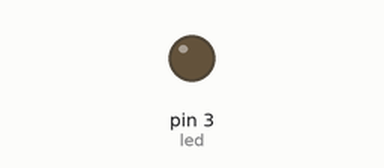
A sketch run on a simulated Arduino Uno, built with avr-gcc and run on an emulated ATmega328P. Shown: output pins drawn as LEDs (lit = HIGH).

Above: at 0.05 s.
Timing chart, 0 to 3.0 s (numbered marks = the images above):
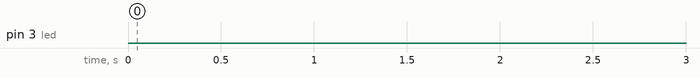

Measured:
- by itself, pin 3 (led): LOW → HIGH at 33.0 s

The sketch:

Blink.ino
```cpp
int led=3;
int oldMillis;
int interval=500;

void setup() {
    pinMode(led, OUTPUT);
}

void blink() {
    if (millis()-oldMillis>=interval) {
        digitalWrite(led, HIGH);
        oldMillis=millis();
    }
    else {
        digitalWrite(led, LOW);
    }
}

void loop() {
    blink();
}
```
